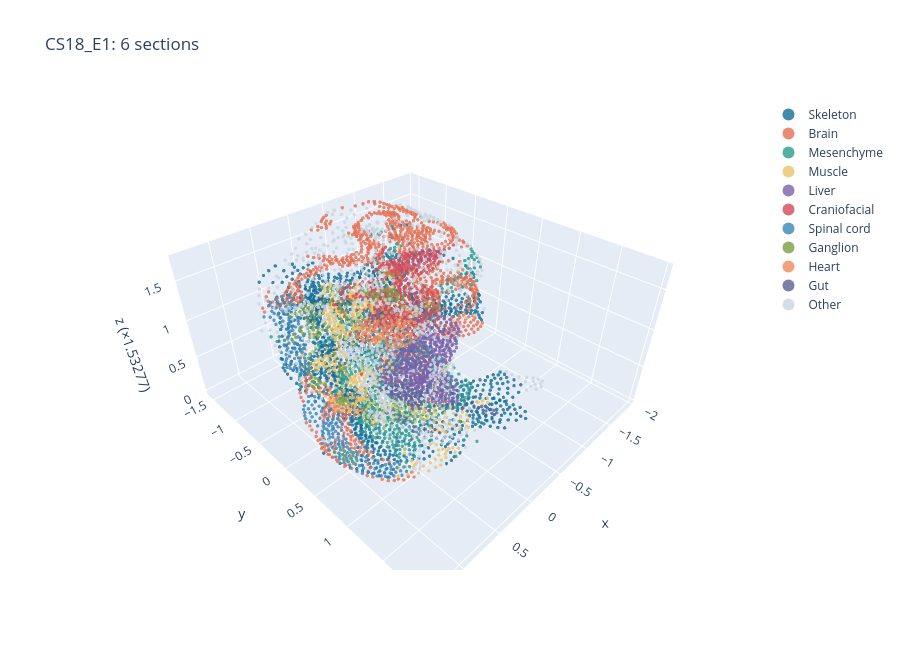

Notebook source saved alongside this figure:
### Markdown cell above
## The stack in 3D

The stack holds every point of every section, with (x, y) in the frame of the reference section and z from the gaps. Each coupling of neighbouring sections is kept as sparse *displacement pairs*: the peak partner of every row and of every column, weighted by its mass. These pairs connect the sections. Virtual sections are cut along them, and MGW's 3D kNN graph uses them as edges between sections.

### Code cell
offsets = np.r_[0, np.cumsum([stack_red[s].n_obs for s in stack_names])]
ST = dict(
    names=stack_names, z=z_sec,
    section=np.concatenate([[s] * stack_red[s].n_obs for s in stack_names]),
    xyz=np.vstack([np.c_[reg_xy[k], np.full(len(reg_xy[k]), z_sec[k])] for k in range(n_sec)]),
    labels=np.concatenate([stack_red[s].obs["label_h"].to_numpy(str) for s in stack_names]),
    emb={"X_feat": np.vstack(feats)},
    pairs=[s3.displacement_pairs(couplings[k], offsets[k], offsets[k + 1]) for k in range(n_sec - 1)],
)
c, u, v = s3.principal_axes(ST["xyz"][:, :2])
ST["frame"] = dict(centre=c, u=u, v=v)
PALETTE = cs.class_palette(ST["labels"])
# stretch z for display when the stack is thin compared with a section (at most 4x)
z_stretch = float(np.clip(0.5 * np.ptp(ST["xyz"][:, :2], axis=0).max() / max(np.ptp(z_sec), 1e-12), 1, 4))
plot_stack_3d(ST, PALETTE, title=f"{emb_name(STACK_EMB)}: {n_sec} sections", z_stretch=z_stretch)

### Figure 1 — Plotly figure (JSON) as saved in the notebook; plotly's stock layout.template omitted (floating-point values rounded to 4 significant figures; data arrays with more than 128 entries replaced by an {"elided": "..."} marker saying what was removed)
{"data": [{"marker": {"color": "#146C94", "opacity": 0.8, "size": 2}, "mode": "markers", "name": "Skeleton", "type": "scatter3d", "x": {"elided": "1378 float values"}, "y": {"elided": "1378 float values"}, "z": {"elided": "1378 float values"}}, {"marker": {"color": "#E76F51", "opacity": 0.8, "size": 2}, "mode": "markers", "name": "Brain", "type": "scatter3d", "x": {"elided": "903 float values"}, "y": {"elided": "903 float values"}, "z": {"elided": "903 float values"}}, {"marker": {"color": "#2A9D8F", "opacity": 0.8, "size": 2}, "mode": "markers", "name": "Mesenchyme", "type": "scatter3d", "x": {"elided": "679 float values"}, "y": {"elided": "679 float values"}, "z": {"elided": "679 float values"}}, {"marker": {"color": "#E9C46A", "opacity": 0.8, "size": 2}, "mode": "markers", "name": "Muscle", "type": "scatter3d", "x": {"elided": "616 float values"}, "y": {"elided": "616 float values"}, "z": {"elided": "616 float values"}}, {"marker": {"color": "#7B61A8", "opacity": 0.8, "size": 2}, "mode": "markers", "name": "Liver", "type": "scatter3d", "x": {"elided": "574 float values"}, "y": {"elided": "574 float values"}, "z": {"elided": "574 float values"}}, {"marker": {"color": "#D1495B", "opacity": 0.8, "size": 2}, "mode": "markers", "name": "Craniofacial", "type": "scatter3d", "x": {"elided": "442 float values"}, "y": {"elided": "442 float values"}, "z": {"elided": "442 float values"}}, {"marker": {"color": "#3A86B7", "opacity": 0.8, "size": 2}, "mode": "markers", "name": "Spinal cord", "type": "scatter3d", "x": {"elided": "247 float values"}, "y": {"elided": "247 float values"}, "z": {"elided": "247 float values"}}, {"marker": {"color": "#7A9E45", "opacity": 0.8, "size": 2}, "mode": "markers", "name": "Ganglion", "type": "scatter3d", "x": {"elided": "181 float values"}, "y": {"elided": "181 float values"}, "z": {"elided": "181 float values"}}, {"marker": {"color": "#F08A5D", "opacity": 0.8, "size": 2}, "mode": "markers", "name": "Heart", "type": "scatter3d", "x": {"elided": "162 float values"}, "y": {"elided": "162 float values"}, "z": {"elided": "162 float values"}}, {"marker": {"color": "#5B5F97", "opacity": 0.8, "size": 2}, "mode": "markers", "name": "Gut", "type": "scatter3d", "x": [-0.1074, -0.2029, -0.2156, -0.2228, -0.3116, -0.091, -0.1514, -0.1903, -0.206, -0.2817, -0.2517, -0.1607, -0.1583, -0.1083, -0.1939, -0.1094, -0.192, -0.2618, -0.1563, -0.1401, -0.2489, -0.2236, -0.1085, -0.2154, -0.1042, -0.1921, -0.1606, -0.09581, -0.3135, -0.1378, -0.154, -0.3111, -0.2634, -0.2569, -0.2973, 0.2675, -0.2616, -0.339, -0.1391, 0.1361, 0.3051, 0.1896, 0.0837, 0.2298, 0.1309, 0.4561, -0.2574, 0.3657, -0.2087, 0.131, 0.08694, -0.3493, 0.1271, 0.2688, -0.3575, 0.4563, -0.07268, 0.2155, -0.2914, 0.3968, -0.311, 0.1847, 0.3872, 0.5381, 0.4366, 0.4044, -0.02472, 0.3543, 0.3765, 0.4352, 0.145, 0.0679, 0.1952, -0.3063, 0.2807, 0.09886, 0.02772, 0.1764, 0.4515, 0.2817, -0.08849, 0.1769, 0.3531, 0.4409, 0.4404, -0.1225, -0.3452, 0.1968, -0.173, 0.02829, 0.3525, 0.3759, -0.02464, 0.03286, 0.3955, 0.1508, -0.1947, 0.1028], "y": [0.009142, 0.3437, 0.04446, 0.2923, 0.1582, -0.02096, 0.1447, 0.2456, 0.1276, -0.05257, -0.01008, 0.3333, 0.0246, 0.05432, 0.08668, 0.2958, -0.01632, 0.1335, -0.05259, 0.2027, 0.1979, -0.0646, 0.09642, -0.1033, -0.06003, 0.1864, 0.2925, 0.2418, 0.2178, 0.2532, 0.08276, 0.08768, 0.07333, 0.252, 0.02116, 0.2698, 1.064, 1.181, 1.002, 0.5844, 0.8839, 0.2796, 0.5621, 0.6334, 0.5257, 0.4795, 1.119, 1.043, 0.9836, 0.3008, 0.6247, 1.298, 0.4308, 0.2027, 1.256, 0.8216, 0.8467, 0.2246, 1.202, 0.5136, 1.126, 0.1786, 0.8903, 0.9418, 0.5674, 0.8331, 0.8225, 1.105, 0.6908, 0.7178, 0.2317, 0.5137, 0.5352, 1.268, 1.013, 0.7145, 0.5717, 0.6814, 0.8789, 1.077, 0.9275, 0.4802, 0.9835, 0.9444, 0.6567, 0.8801, 1.222, 0.5906, 0.9247, 0.4875, 0.9295, 0.7531, 0.5146, 0.7677, 0.6293, 0.6424, 1.058, 0.474], "z": [0.0, 0.0, 0.0, 0.0, 0.0, 0.0, 0.0, 0.0, 0.0, 0.0, 0.0, 0.0, 0.0, 0.0, 0.0, 0.0, 0.0, 0.0, 0.0, 0.0, 0.0, 0.0, 0.0, 0.0, 0.0, 0.0, 0.0, 0.0, 0.0, 0.0, 0.0, 0.0, 0.0, 0.0, 0.0, 0.4, 0.4, 0.4, 0.4, 0.4, 0.4, 0.4, 0.4, 0.4, 0.4, 0.4, 0.4, 0.4, 0.4, 0.4, 0.4, 0.4, 0.4, 0.4, 0.4, 0.4, 0.4, 0.4, 0.4, 0.4, 0.4, 0.4, 0.4, 0.4, 0.4, 0.4, 0.4, 0.4, 0.4, 0.4, 0.4, 0.4, 0.4, 0.4, 0.4, 0.4, 0.4, 0.4, 0.4, 0.4, 0.4, 0.4, 0.4, 0.4, 0.4, 0.4, 0.4, 0.4, 0.4, 0.4, 0.4, 0.4, 0.4, 0.4, 0.4, 0.4, 0.4, 0.4]}, {"marker": {"color": "#CBD5E1", "opacity": 0.8, "size": 2}, "mode": "markers", "name": "Other", "type": "scatter3d", "x": {"elided": "720 float values"}, "y": {"elided": "720 float values"}, "z": {"elided": "720 float values"}}], "layout": {"height": 650, "legend": {"itemsizing": "constant"}, "scene": {"aspectmode": "data", "zaxis": {"title": {"text": "z (×1.53277)"}}}, "title": {"text": "CS18_E1: 6 sections"}}}
